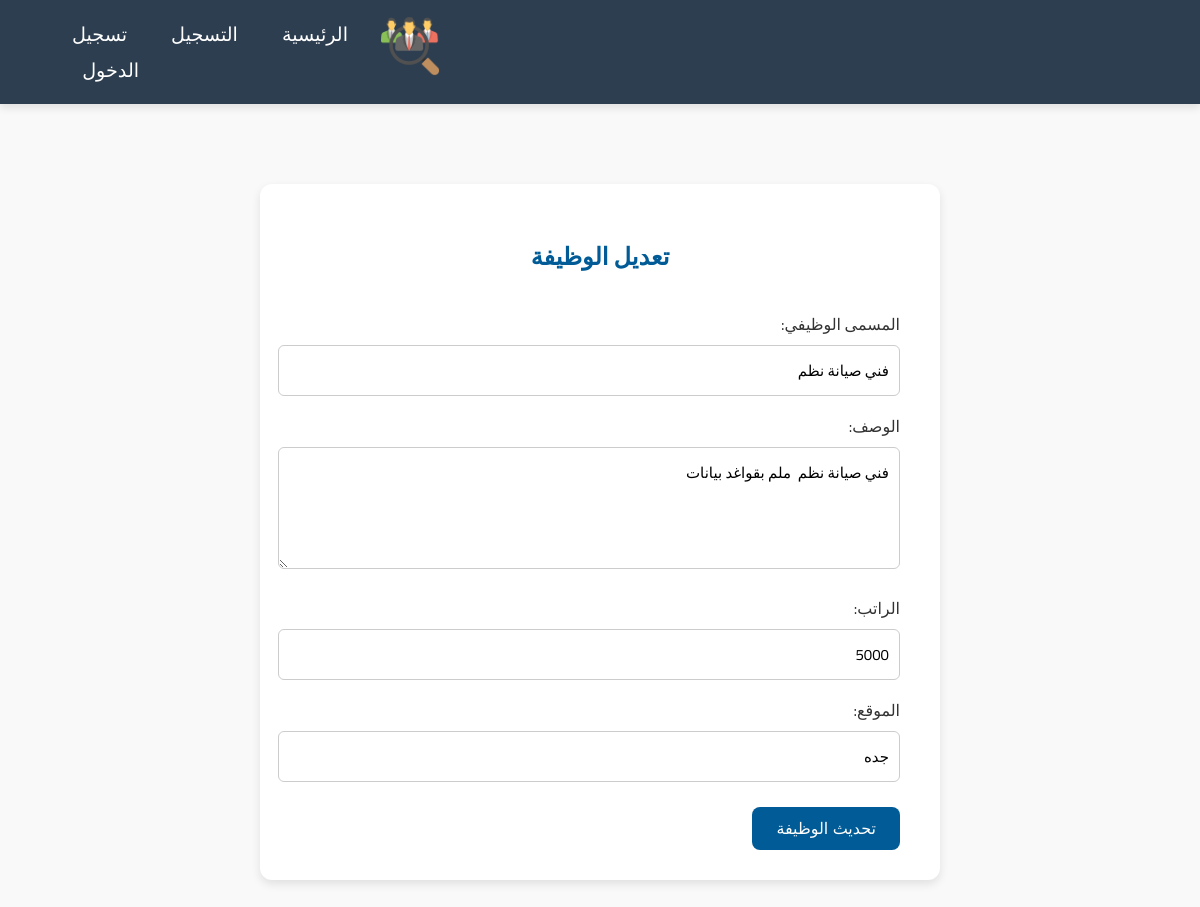
Page /employer_panel/edit_job.php?id=4 on the committed database.
### tables this page shows
CREATE TABLE IF NOT EXISTS `job_posts` (
  `id` int NOT NULL AUTO_INCREMENT,
  `company_id` int NOT NULL,
  `title` varchar(255) NOT NULL,
  `description` text NOT NULL,
  `required_specialty` varchar(255) NOT NULL,
  `created_at` timestamp NULL DEFAULT CURRENT_TIMESTAMP,
  `location` varchar(255) DEFAULT NULL,
  `salary` decimal(10,0) DEFAULT NULL,
  PRIMARY KEY (`id`),
  KEY `company_id` (`company_id`)
);

### employer_panel/edit_job.php (the view, shortened to what this page needs)
<?php
include '../db_connect.php';
$id = $_GET['id'];
$result = $conn->query("SELECT * FROM job_posts WHERE id = $id");
$row = $result->fetch_assoc();
?>
<!DOCTYPE html>
<html lang="ar" dir="rtl">
<head>
    <?php include '../header.php'; ?>
    <link rel="stylesheet" href="../css/header.css">
    <link rel="stylesheet" href="../css/edit_job.css">
</head>
<body>
<div class="form-container">
    <h2>تعديل الوظيفة</h2>
    <form method="POST">
        <label for="title">المسمى الوظيفي:</label>
        <input type="text" id="title" name="title" value="<?= htmlspecialchars($row['title']) ?>" required>
        <label for="description">الوصف:</label>
        <textarea id="description" name="description" required><?= htmlspecialchars($row['description']) ?></textarea>
        <label for="salary">الراتب:</label>
        <input type="text" id="salary" name="salary" value="<?= htmlspecialchars($row['salary']) ?>" required>
        <label for="location">الموقع:</label>
        <input type="text" id="location" name="location" value="<?= htmlspecialchars($row['location']) ?>" required>
        <button type="submit">تحديث الوظيفة</button>
    </form>
</div>
</body>
</html>

### css/edit_job.css (style rules this page uses)
body { font-family: 'Cairo', sans-serif; background-color: #f9f9f9; margin: 0; padding: 0; direction: rtl; }
.form-container { max-width: 600px; margin: 80px auto; background-color: #fff; padding: 30px 40px; border-radius: 12px; box-shadow: 0 4px 10px rgba(0, 0, 0, 0.1); }
h2 { text-align: center; color: #005b96; margin-bottom: 30px; }
label { display: block; margin-top: 15px; font-size: 16px; color: #333; }
input[type="text"], textarea { width: 100%; padding: 10px; margin-top: 6px; border: 1px solid #ccc; border-radius: 6px; font-size: 15px; font-family: 'Cairo', sans-serif; }
textarea { resize: vertical; height: 100px; }
button { margin-top: 25px; background-color: #005b96; color: white; padding: 12px 24px; border: none; border-radius: 8px; font-size: 16px; cursor: pointer; transition: background-color 0.3s ease; }

### rows in the picture
job_posts: title "فني صيانة نظم", description "فني صيانة نظم ملم بقواغد بيانات", salary "5000", location "جده"
